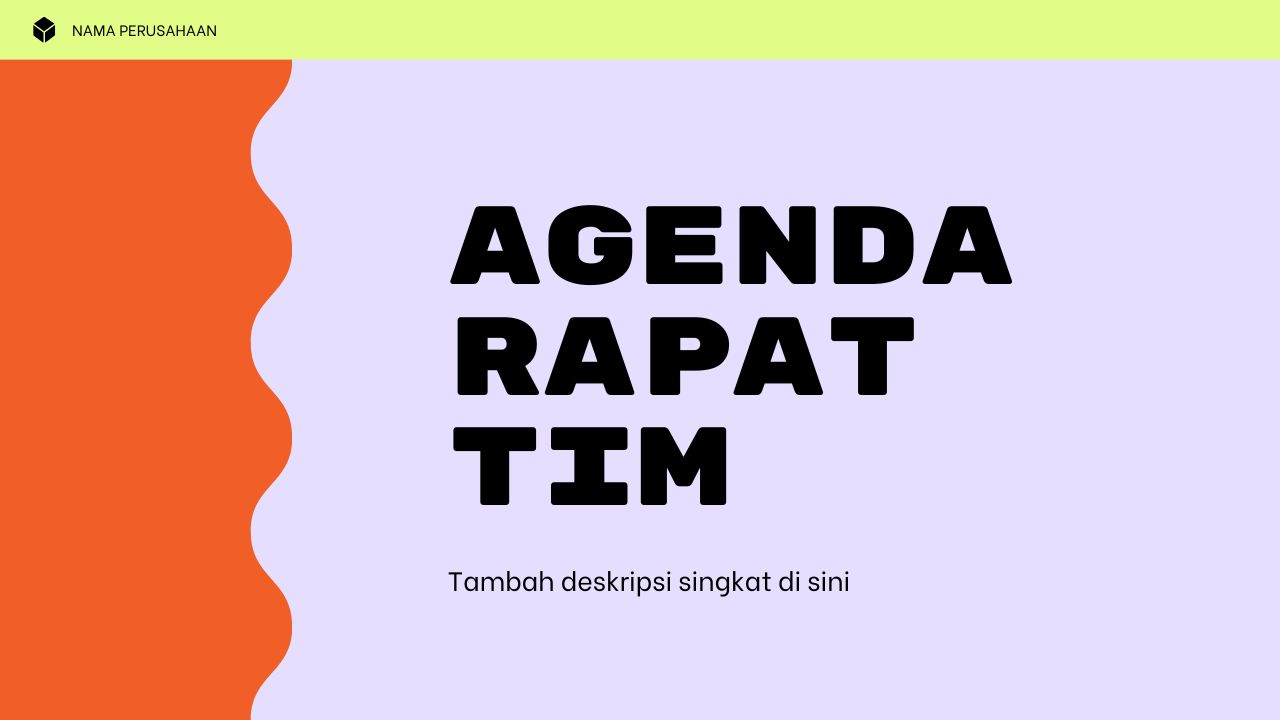
#> input picture Resources/Photos/rapat.jpg, 1280 x 720 px, given in place of cats.jpg, which was not available
$ python contours.py
#> lines starting #> are read from the running program, lines starting #| are printed output that depends on the picture; after the words box and inside, x2 and y2 are one past the last pixel; in counts of white or black regions, pixels touching at a corner belong together; pictures that were not available may be replaced by others from this repository, and a replacement may not be noted
import cv2 as cv
import numpy as np

sawit = '../Resources/Photos/sawit.jpg'
img = cv.imread('../Resources/Photos/cats.jpg')
#> img is the input picture: shape (720, 1280, 3); mean B, G, R 184.8, 183.4, 214.3
# img = cv.imread(sawit)
cv.imshow('Cats', img)

# jadi hitam semuanya
blank = np.zeros(img.shape, dtype='uint8') #mengembalikan value 0 = hitam
cv.imshow('Blank', blank)

gray = cv.cvtColor(img, cv.COLOR_BGR2GRAY)
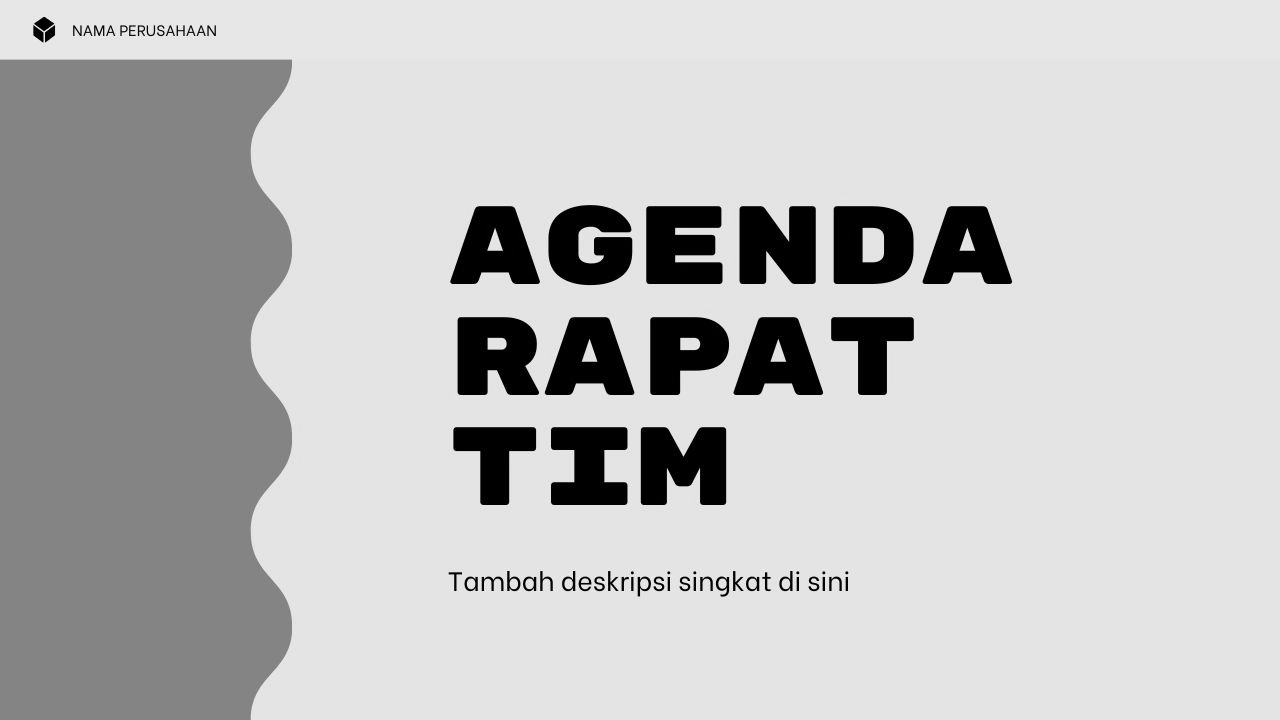
#> gray: shape (720, 1280); min 0, max 253, mean 193
cv.imshow('Gray', gray)

blur = cv.GaussianBlur(gray, (5,5), cv.BORDER_DEFAULT)
cv.imshow('Blur', blur)

canny = cv.Canny(blur, 125, 175)
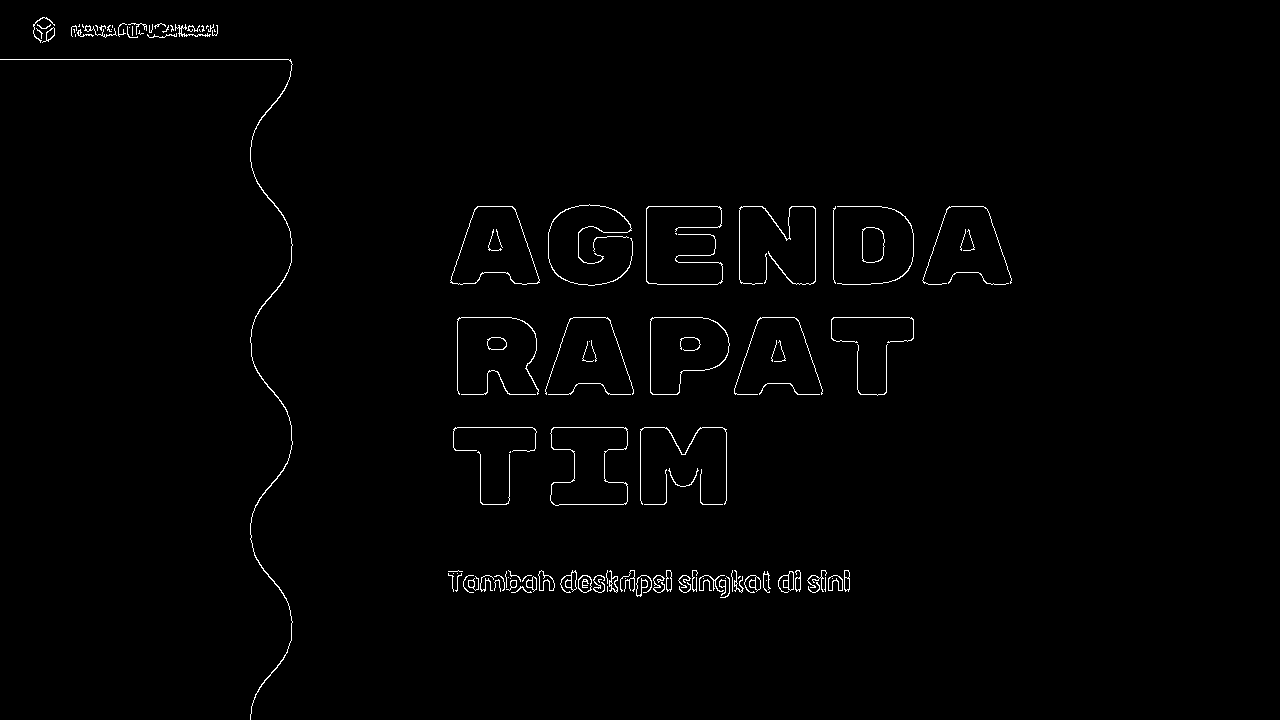
#> canny: shape (720, 1280); 1% white in thin lines or dots, all inside (x1, y1, x2, y2) = (0, 17, 1012, 720)
cv.imshow('Canny Edges', canny)

ret, thresh = cv.threshold(gray, 125, 255, cv.THRESH_BINARY)
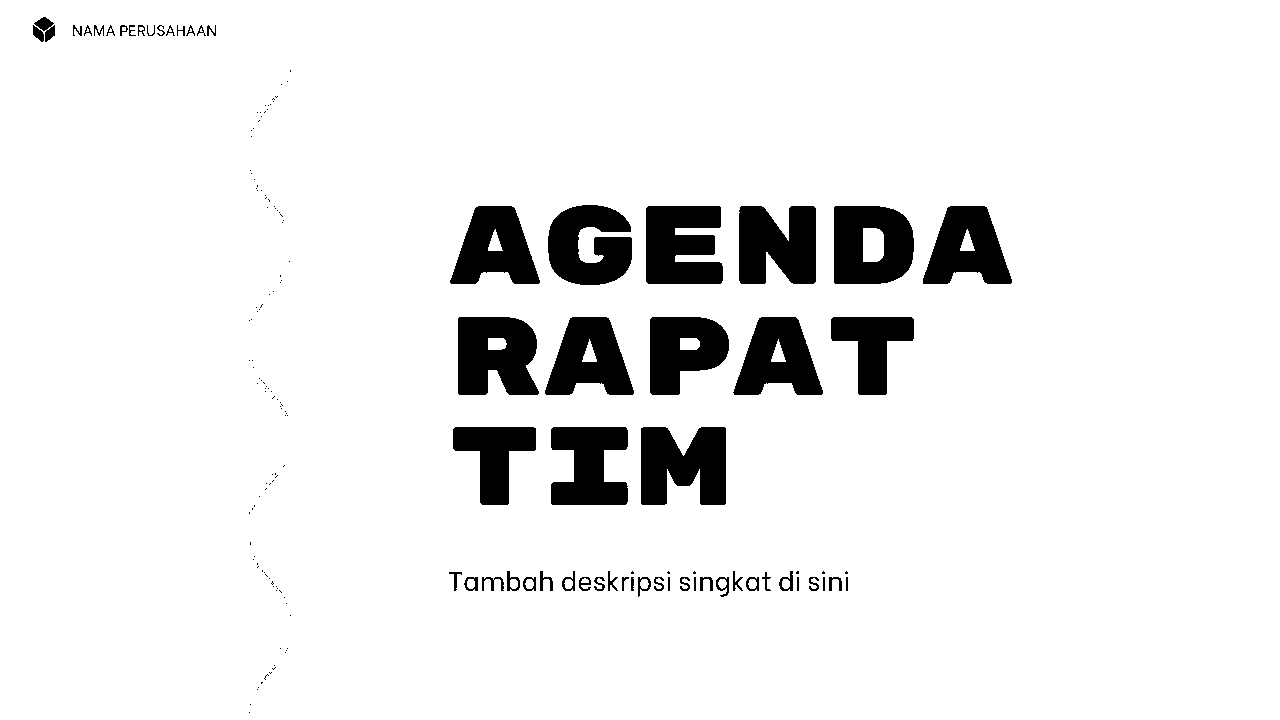
#> thresh: shape (720, 1280); 92.6% white; 177 black regions (119 under 20 px)
cv.imshow('Thresh', thresh)

contours, hierarchies = cv.findContours(canny, cv.RETR_LIST, cv.CHAIN_APPROX_SIMPLE)
#> contours = 168 contours, 109 with area under 20; largest, box (x1, y1, x2, y2) and area: (450, 206, 540, 285) 4647, (450, 206, 540, 285) 4624, (650, 317, 730, 395) 4559, (650, 317, 730, 395) 4527, (550, 427, 628, 506) 4350
print(f'{len(contours)} contour(s) found!')
#| 168 contour(s) found!

cv.drawContours(blank, contours, -1, (0,0,255), 1)
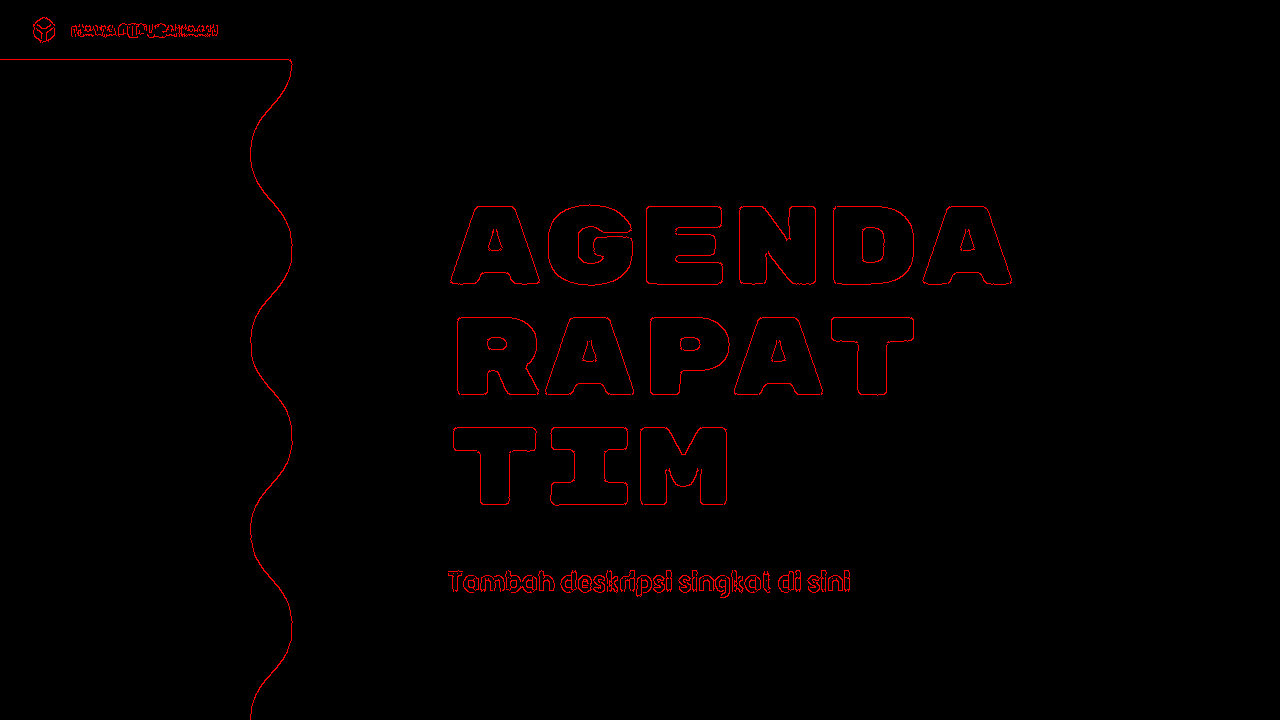
#> blank: shape (720, 1280, 3); mean of channels 0, 1, 2 0, 0, 2.6; drawn as B, G, R
cv.imshow('Contours Drawn', blank)

cv.waitKey(0)
